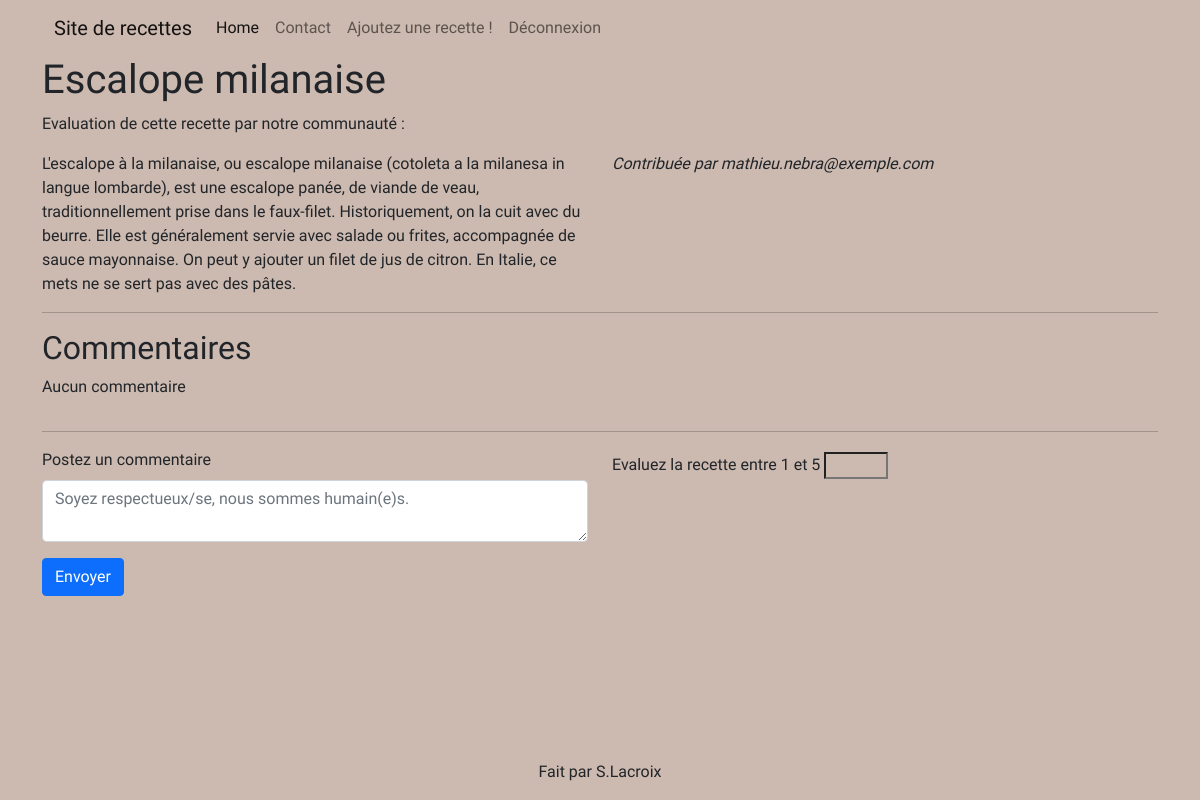
The page /read_recipe.php?id=3 (signed in) on the database its author committed.
### tables this page shows
CREATE TABLE `recipes` (
  `recipe_id` int NOT NULL AUTO_INCREMENT,
  `title` varchar(128) NOT NULL,
  `recipe` text NOT NULL,
  `is_enabled` tinyint(1) NOT NULL,
  `author` varchar(512) NOT NULL,
  PRIMARY KEY (`recipe_id`)
);

### read_recipe.php (the view, shortened to what this page needs)
<?php
require_once(__DIR__ . '/databaseconnect.php');
$getData = $_GET;
$retrieveRecipeWithCommentsStatement = $mysqlClient->prepare('SELECT r.*, c.comment_id, c.comment, c.user_id, u.full_name, DATE_FORMAT(c.created_at, "%d/%m/%Y") as comment_date FROM recipes r
LEFT JOIN comments c on c.recipe_id = r.recipe_id
LEFT JOIN users u ON u.user_id = c.user_id
WHERE r.recipe_id = :id ORDER BY comment_date DESC');
$retrieveRecipeWithCommentsStatement->execute([
    'id' => (int)$getData['id'],
]);
$recipeWithComments = $retrieveRecipeWithCommentsStatement->fetchAll(PDO::FETCH_ASSOC);
$retrieveAverageReview = $mysqlClient->prepare('SELECT ROUND(AVG(c.review),1) as rating FROM recipes r LEFT JOIN comments c on r.recipe_id=c.recipe_id WHERE r.recipe_id= :id');
$retrieveAverageReview->execute([
    'id'=>(int)$getData['id'],
]);
$averageRating= $retrieveAverageReview->fetch();
$recipe = [
    'recipe_id' => $recipeWithComments[0]['recipe_id'],
    'title' => $recipeWithComments[0]['title'],
    'recipe' => $recipeWithComments[0]['recipe'],
    'author' => $recipeWithComments[0]['author'],
    'rating'=> $averageRating['rating'],
    'comments' => [],
];
?>
<!DOCTYPE html>
<html>
<head>
    <link
        href="https://cdn.jsdelivr.net/npm/bootstrap@5.0.2/dist/css/bootstrap.min.css"
        rel="stylesheet"
    >
    <link rel="stylesheet" href="./style.css">
</head>
<body class="d-flex flex-column min-vh-100">
    <div class="container">
        <?php require_once(__DIR__ . '/header.php'); ?>
        <h1><?php echo($recipe['title']); ?></h1>
        <p>Evaluation de cette recette par notre communauté : <?php echo($recipe['rating']);?> </p>
        <div class="row">
            <article class="col">
                <?php echo($recipe['recipe']); ?>
            </article>
            <aside class="col">
                <p><i>Contribuée par <?php echo($recipe['author']); ?></i></p>
            </aside>
        </div>
        <hr />
        <h2>Commentaires</h2>
        <?php if ($recipe['comments'] !== []) : ?>
        <div class="row">
            <?php foreach ($recipe['comments'] as $comment) : ?>
                <div class="comment">
                    <p><?php echo $comment['comment']; ?></p>
                    <i>(<?php echo $comment['full_name']; ?>)</i>
                    <i><?php echo $comment['created_at']; ?> </i>
                </div>
            <?php endforeach; ?>
        </div>
        <?php else : ?>
        <div class="row">
            <p>Aucun commentaire</p>
        </div>
        <?php endif; ?>
        <hr />
        <?php if (isset($_SESSION['LOGGED_USER'])) : ?>
            <div class="row">
                <article class="col">
                    <?php require_once(__DIR__ . '/comments_create.php'); ?>
                </article>
            </div>
        <?php endif; ?>
    </div>
    <?php require_once(__DIR__ . '/footer.php'); ?>
</body>
</html>

### style.css (style rules this page uses)
body { background-color: rgb(204, 185, 175); font-family: 'Shadows Into Light', cursive; }
div { background-color: rgb(204, 185, 175); }

### rows shown on the page
recipes: title "Escalope milanaise", recipe "L'escalope à la milanaise, ou escalope milanaise (cotoleta a la milanesa in langue lombarde), est une escalope panée, de viande de veau, traditionnellement prise dans le faux-filet. Historiquement, on la cuit avec du beurre. Elle est généralement servie avec salade ou frites, accompagnée de sauce mayonnaise. On peut y ajouter un filet de jus de citron. En Italie, ce mets ne se sert pas avec des pâtes.", author "mathieu.nebra@exemple.com"
